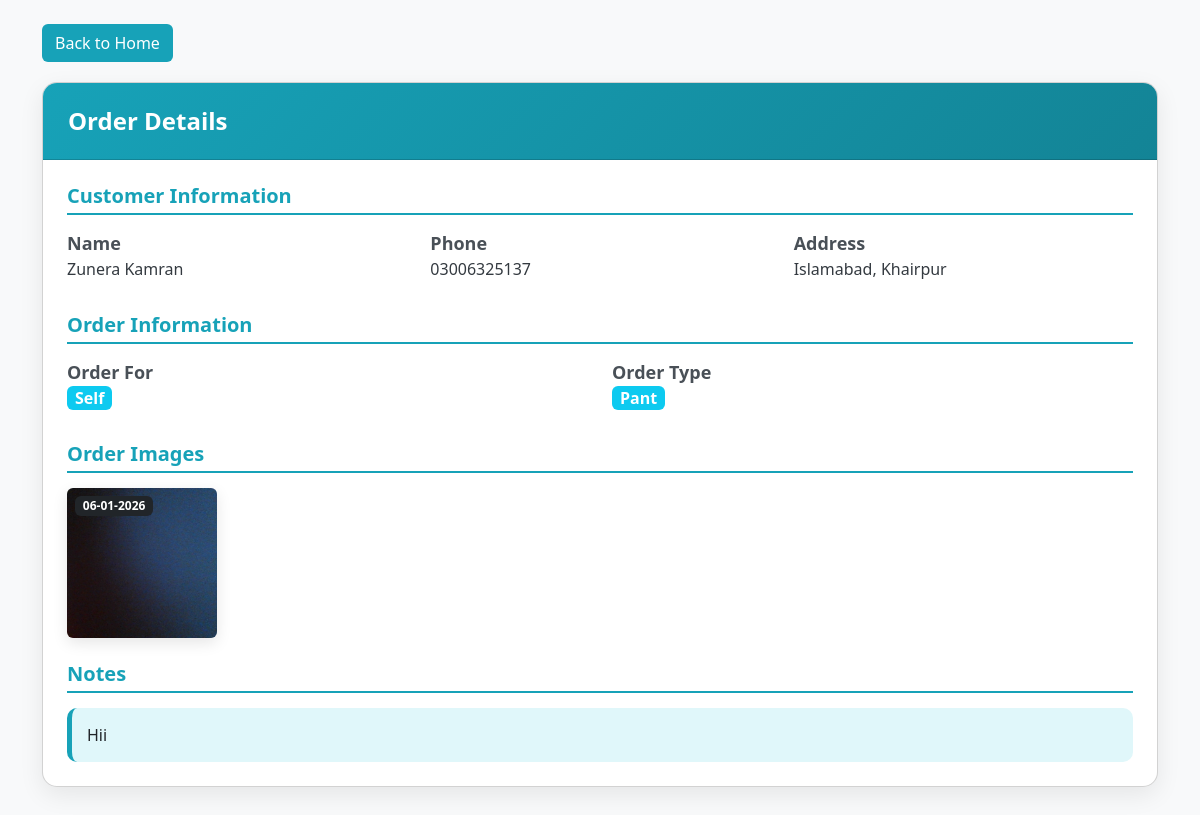
Screenshot of /view_order/43 with the database file from the repository.
### app.py (models this page shows, shortened)
class Order(db.Model):
    id = db.Column(db.Integer, primary_key=True)
    date = db.Column(db.DateTime, default=datetime.utcnow)
    name = db.Column(db.String(50), nullable=False)
    phone = db.Column(db.String(20), nullable=False)
    address = db.Column(db.String(100), nullable=False)
    order_for = db.Column(db.String(50), nullable=False)
    order_type = db.Column(db.String(50), nullable=False)
    details = db.Column(db.Text)
    notes = db.Column(db.String(200))

### app.py (the view)
@app.route('/view_order/<int:order_id>')
def view_order(order_id):
    order = Order.query.get_or_404(order_id)
    images = json.loads(order.details) if order.details else []
    images_sorted = sorted(
        images,
        key=lambda x: datetime.fromisoformat(x['uploaded_at']),
        reverse=True
    )
    for img in images_sorted:
        dt = datetime.fromisoformat(img['uploaded_at'])
        img['uploaded_at_formatted'] = dt.strftime('%d-%m-%Y')
    return render_template('view_order.html', order=order, images=images_sorted)

### templates/view_order.html (shortened to what this page needs)
<!DOCTYPE html>
<html lang="en">
    <head>
        <link href="https://cdn.jsdelivr.net/npm/bootstrap@5.3.8/dist/css/bootstrap.min.css"
              rel="stylesheet">
        <link rel="stylesheet"
              href="{{ url_for('static', filename='css/style.css') }}">
    </head>
    <body>
        <div class="container mt-4 mb-5">
            <div class="d-flex justify-content-between align-items-center home-top-bar">
                <a href="{{ url_for('home') }}" class="btn add-order-btn" id="back-home-btn">Back to Home</a>
            </div>
            <div class="card view-order-card">
                <div class="card-header view-order-card-header">Order Details</div>
                <div class="card-body p-4">
                    <h5 class="view-order-section-title">Customer Information</h5>
                    <div class="row mb-4">
                        <div class="col-md-4 mb-2">
                            <div class="view-order-info-label">
                                 Name
                            </div>
                            <div class="view-order-info-value">{{ order.name }}</div>
                        </div>
                        <div class="col-md-4 mb-2">
                            <div class="view-order-info-label">
                                 Phone
                            </div>
                            <div class="view-order-info-value">{{ order.phone }}</div>
                        </div>
                        <div class="col-md-4 mb-2">
                            <div class="view-order-info-label">
                                 Address
                            </div>
                            <div class="view-order-info-value">{{ order.address }}</div>
                        </div>
                    </div>
                    <h5 class="view-order-section-title">Order Information</h5>
                    <div class="row mb-4">
                        <div class="col-md-6 mb-2">
                            <div class="view-order-info-label">
                                 Order For
                            </div>
                            <div class="view-order-info-value">
                                <span class="badge bg-info text-white py-1 px-2 fs-6">{{ order.order_for }}</span>
                            </div>
                        </div>
                        <div class="col-md-6 mb-2">
                            <div class="view-order-info-label">
                                 Order Type
                            </div>
                            <div class="view-order-info-value">
                                <span class="badge bg-info text-white py-1 px-2 fs-6">{{ order.order_type }}</span>
                            </div>
                        </div>
                    </div>
                    <h5 class="view-order-section-title">Order Images</h5>
                    {% if images and images|length > 0 %}
                        <div class="mb-4 d-flex flex-wrap gap-3">
                            {% for img in images %}
                                <div class="position-relative text-center">
                                    <a href="{{ url_for('static', filename='uploads/' ~ img.path) }}"
                                       target="_blank">
                                        <img src="{{ url_for('static', filename='uploads/' ~ img.path) }}"
                                             class="view-order-image img-fluid rounded"
                                             alt="Order Image">
                                        <span class="position-absolute top-0 start-0 m-2 badge bg-dark text-white">{{ img.uploaded_at_formatted }}</span>
                                    </a>
                                </div>
                            {% endfor %}
                        </div>
                    {% else %}
                        <p>No images available.</p>
                    {% endif %}
                    <h5 class="view-order-section-title">Notes</h5>
                    <div class="view-order-notes-box">{{ order.notes or 'No notes provided.' }}</div>
                </div>
            </div>
        </div>
    </body>
</html>

### static/css/style.css (style rules this page uses)
:root { --theme-color: #17a2b8; --theme-gradient: linear-gradient(135deg, #17a2b8, #138496); }
body { background-color: #f8f9fa; }
.home-top-bar { margin-bottom: 20px; }
.add-order-btn { background-color: var(--theme-color) !important; color: white; }
.view-order-card { border-radius: 15px; box-shadow: 0 8px 25px rgba(0, 0, 0, 0.08); overflow: hidden; }
.view-order-card-header { background: var(--theme-gradient); color: #fff; padding: 20px 25px; font-size: 1.5rem; font-weight: 600; }
.view-order-section-title { color: var(--theme-color); font-weight: 600; margin-bottom: 15px; border-bottom: 2px solid var(--theme-color); padding-bottom: 5px; }
.view-order-info-label { font-size: 18px; font-weight: 600; color: #495057; }
.view-order-info-value { color: #343a40; }
.view-order-image { width: 150px; height: 150px; object-fit: cover; border-radius: 12px; transition: transform 0.2s; box-shadow: 0 5px 15px rgba(0, 0, 0, 0.1); }
.view-order-notes-box { background-color: #e0f7fa; border-left: 5px solid var(--theme-color); padding: 15px; border-radius: 10px; }

### rows the page displays
Order: name "Zunera Kamran", phone "03006325137", address "Islamabad, Khairpur", order_for "Self", order_type "Pant", notes "Hii"

### other values shown
{{ img.uploaded_at_formatted }} "06-01-2026"
